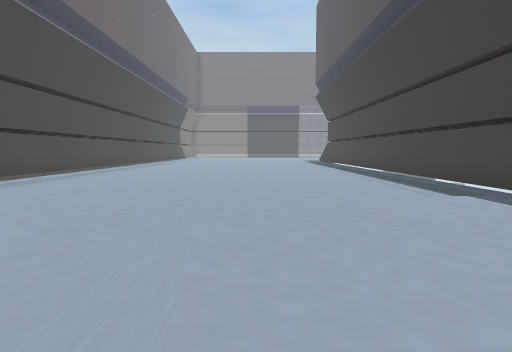
view 1 (above)

19 first-person views from a walk through a 3-D level made in the Unity game engine. The camera is 1.4 m above the floor, tilts 4° down and sees 70° across. The floor is counted in squares, 2 m on a side. Each view is taken from the middle of a square. On the plan, view 1 faces up. The plan holds only what a view shows up to about 11 squares ahead; the rest is blank. The place goes on beyond the plan. The player character is not drawn. Some animated figures are not drawn.

view 2
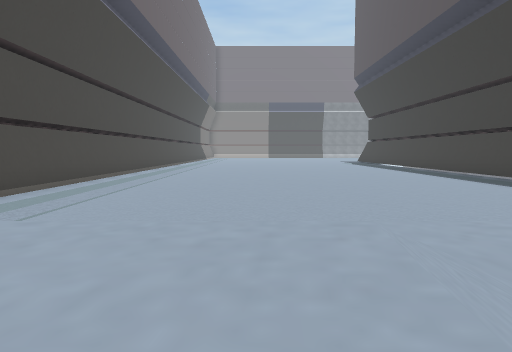

view 3
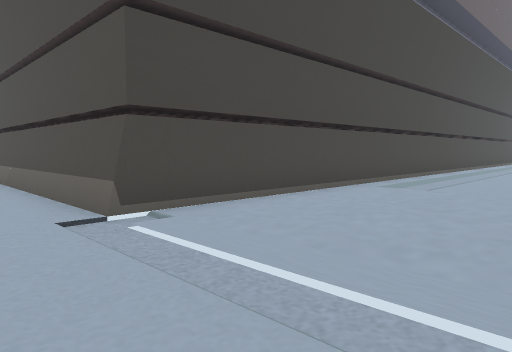

view 4
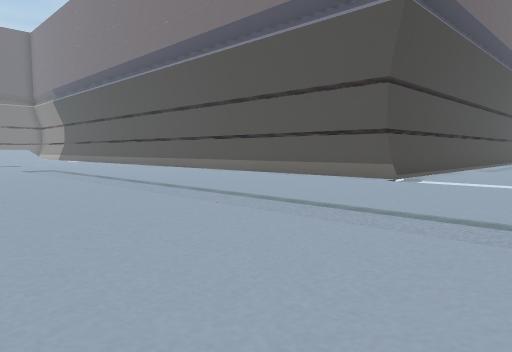

view 5
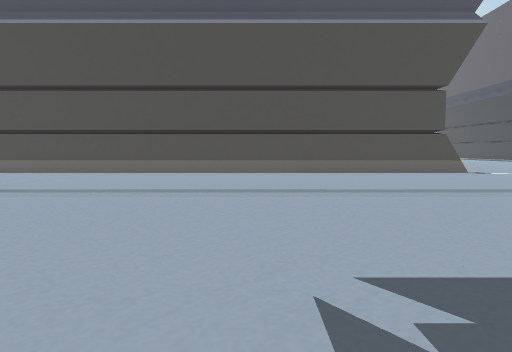

view 6
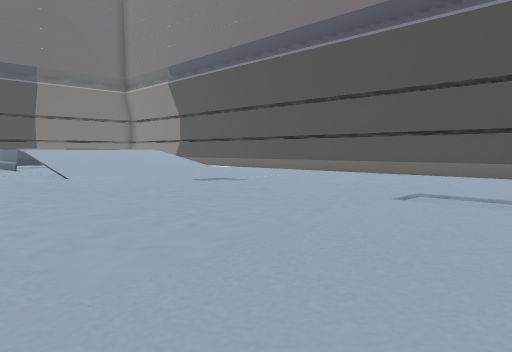

view 7
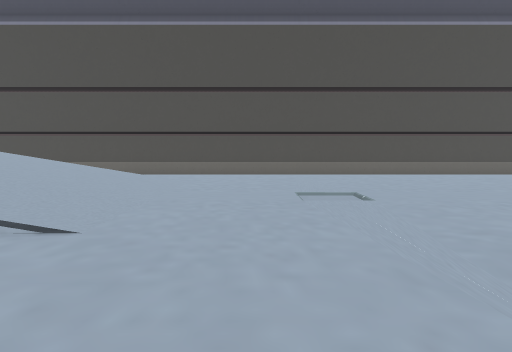

view 8
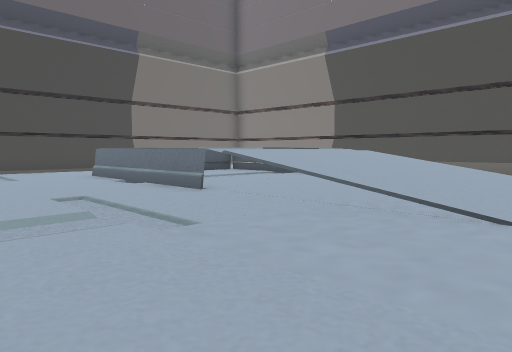

view 9
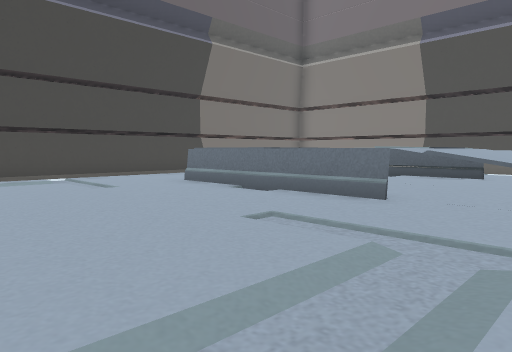

view 10
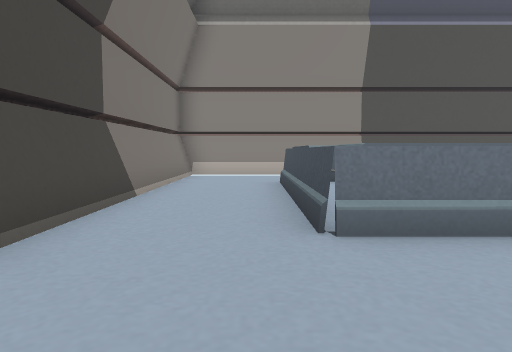

view 11
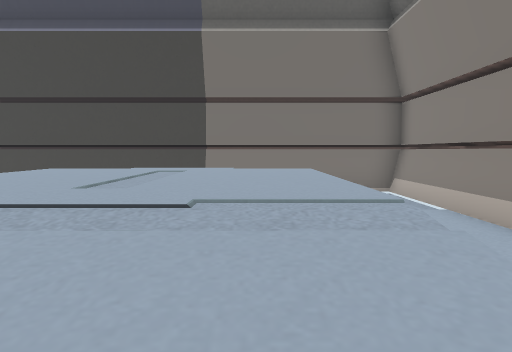

view 12
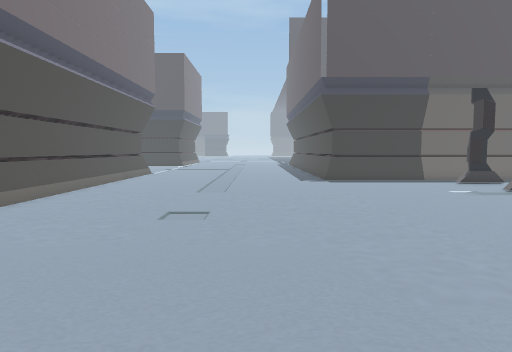

view 13
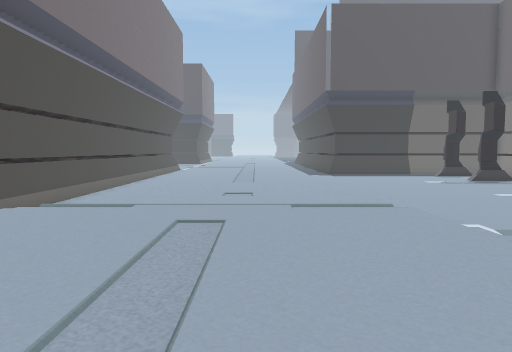

view 14
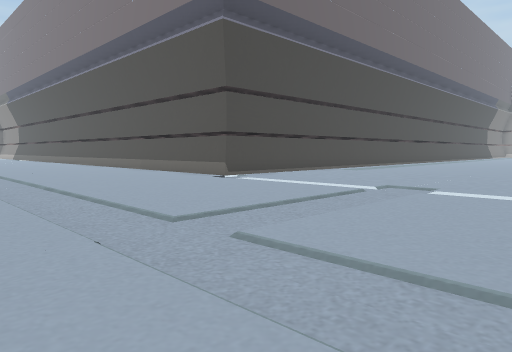

view 15
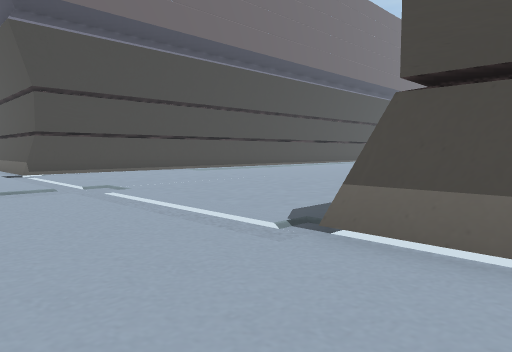

view 16
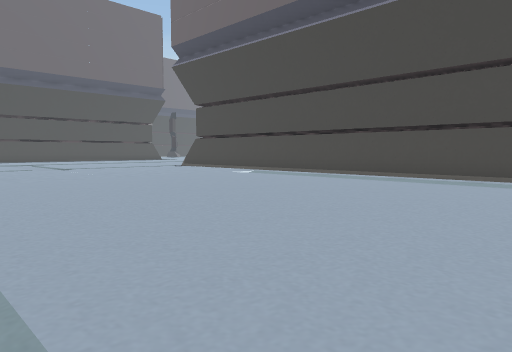

view 17
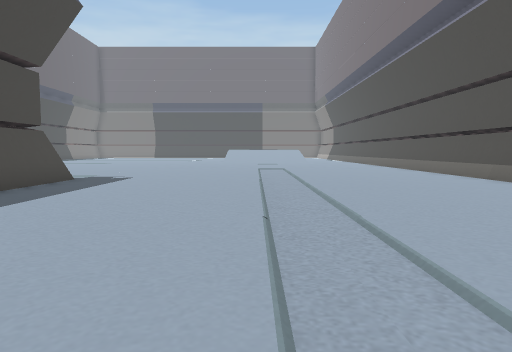

view 18
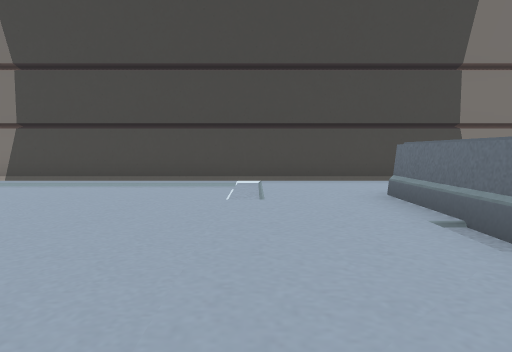

view 19
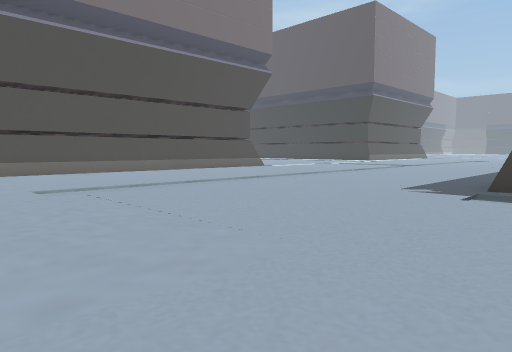

### Floor plan
Key: @ floor where view 1 was taken; # wall or solid block; . main floor; : floor 1.5 m higher than the main floor; / step, stairs or slope; = window, fence, low wall or low ledge; v drop or lower ground.
Columns run from 36 left of view 1 to 6 right of it. Each row starts with its distance up from view 1.
 14                                     ....
 13                               #........./
 12                               #........./
 11                               #........./
 10                               #........./
  9                               #........./
  8                               #........./
  7                               #........./
  6                               #........./
  5                               #........./
  4                               #.........
  3                               #.........
  2                               #........./
  1 ###############################........./##
  0 #........  .........................@......
 -1 #..     .   ...............................
 -2 #..#:::://///..............................
 -3 #..::::://///..........................
 -4 #..::::://///..........................
 -5 #..::::://///..........................
 -6 #..::::://///..........................
 -7 #..#vvvvvvv=/......................
 -8 #..................................
 -9 #.............................
-10 #......................../##
-11 #.....................
-12 #....  ....  ......

Where each view was taken, in squares from view 1:
view 1: 0 up, 0 right, facing up
view 2: 2 up, 2 left, facing up
view 3: 1 down, 2 left, facing up-left
view 4: 8 down, 2 left, facing up-left
view 5: 10 down, 12 left, facing up
view 6: 10 down, 14 left, facing up-left
view 7: 10 down, 22 left, facing up
view 8: 11 down, 23 left, facing up-left
view 9: 12 down, 26 left, facing up-left
view 10: 10 down, 34 left, facing up
view 11: 3 down, 26 left, facing left
view 12: 6 down, 29 left, facing right
view 13: 5 down, 33 left, facing right
view 14: 6 down, 2 right, facing up-left
view 15: 2 down, 6 right, facing up-left
view 16: 14 up, 3 right, facing down-left
view 17: 5 down, 2 left, facing left
view 18: 9 down, 28 left, facing left
view 19: 11 down, 18 left, facing up-right
